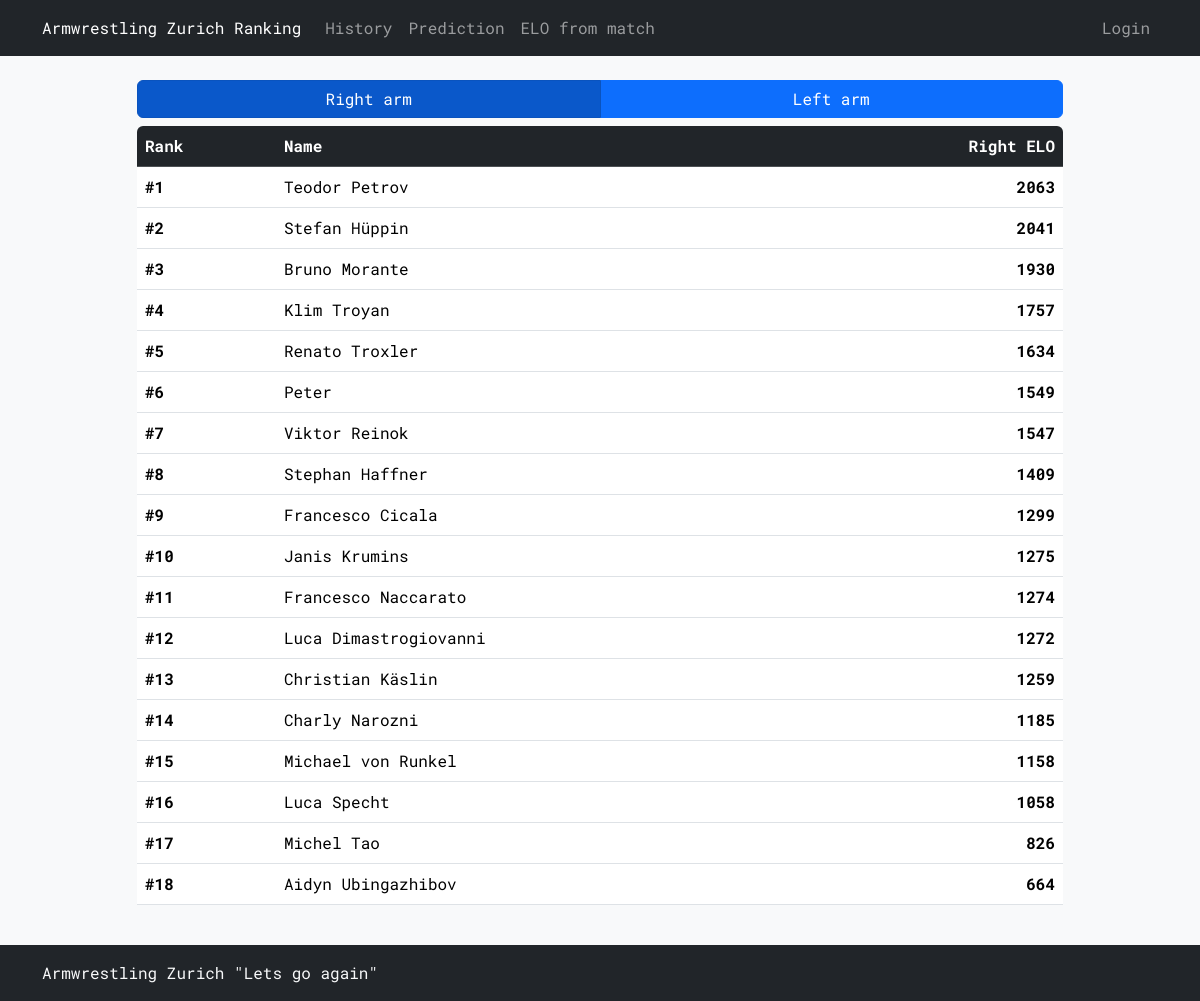
Before: / with the older database file.
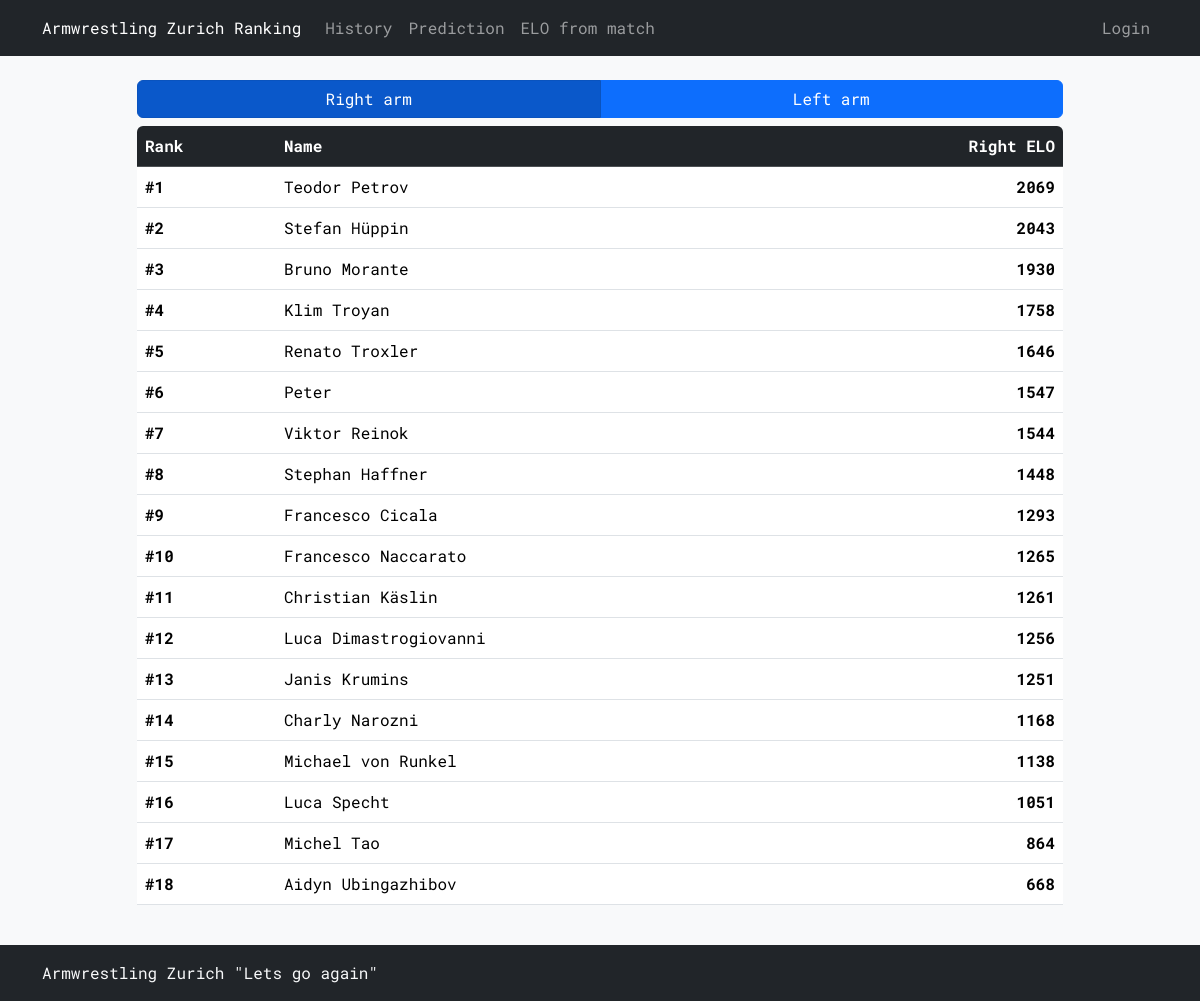
After: the same page with the newer database file.
### tables this page shows
CREATE TABLE armwrestlers (
    name TEXT PRIMARY KEY,
    right_elo INTEGER NOT NULL,
    left_elo INTEGER NOT NULL
);

### armelo_app.py (the view)
@app.route("/")
@app.route("/<arm>")
def ranking(arm='right'):
    order_by = 'right_elo' if arm == 'right' else 'left_elo'
    armwrestlers = db_execute(f'SELECT DENSE_RANK() OVER (ORDER BY {order_by} DESC) AS rank, name, {order_by} FROM armwrestlers')
    username = session.get('username')
    return render_template('ranking.html', armwrestlers=armwrestlers, username=username, arm=arm)

### armelo_app.py (called while the page is built)
def get_db():
    db = getattr(g, '_database', None)
    if db is None:
        db = g._database = sqlite3.connect(DATABASE)
    return db

def db_execute(query, *args):
    db = get_db()
    cur = db.cursor()
    cur.execute(query, args)
    if query.strip().upper().startswith("SELECT"):
        rv = cur.fetchall()
        cur.close()
        return rv
    else:
        db.commit()
        cur.close()

@app.context_processor
def inject_user():
    username = session.get('username')
    return dict(username=username)

### templates/ranking.html (shortened to what this page needs)
{% extends "layout.html" %}
{% block content %}
<div class="btn-group btn-group-toggle mb-2 w-100" data-toggle="buttons">
    <a href="{{ url_for('ranking', arm='right') }}"
       class="btn btn-primary w-50 {{ 'active' if arm == 'right' else '' }}" role="button" aria-pressed="{{ 'true' if arm == 'right' else 'false' }}">Right arm</a>
    <a href="{{ url_for('ranking', arm='left') }}"
       class="btn btn-primary w-50 {{ 'active' if arm == 'left' else '' }}" role="button" aria-pressed="{{ 'true' if arm == 'left' else 'false' }}">Left arm</a>
</div>
<div class="table-responsive rounded">
    <table class="table">
        <thead class="table-dark">
            <tr>
                <th style="width: 15%;">Rank</th>
                <th style="width: 30%;">Name</th>
                <th class="text-end text-nowrap">{{ "Right ELO" if arm == 'right' else "Left ELO" }}</th>
            </tr>
        </thead>
        <tbody>
            {% for armwrestler in armwrestlers %}
            <tr>
                <td><strong>#{{ armwrestler[0] }}</strong></td>
                <td>{{ armwrestler[1] }}</td>
                <td class="text-end"><strong>{{ armwrestler[2] }}</strong></td>
            </tr>
            {% endfor %}
        </tbody>
    </table>
</div>
{% endblock %}

### templates/layout.html (shortened to what this page needs)
<!doctype html>
<html lang="en">
    <head>
        <link href="https://cdn.jsdelivr.net/npm/bootstrap@5.3.3/dist/css/bootstrap.min.css" rel="stylesheet">
        <link href="/static/styles.css" rel="stylesheet">
    </head>
    <body class="bg-light">
        <nav class="navbar navbar-expand-xl navbar-dark bg-dark">
            <div class="container-md">
                <a class="navbar-brand fs-6" href="{{ url_for('ranking') }}">Armwrestling Zurich Ranking</a>
                <div class="collapse navbar-collapse" id="navbarNavAltMarkup">
                    <div class="navbar-nav">
                            <a class="nav-link text-nowrap" href="{{ url_for('history') }}">History</a>
                            <a class="nav-link text-nowrap" href="{{ url_for('prediction') }}">Prediction</a>
                            <a class="nav-link text-nowrap" href="{{ url_for('elo_from_match') }}">ELO from match</a>
                    </div>
                    <div class="navbar-nav ms-auto">
                        {% if username %}
                            <a class="nav-link disabled text-nowrap">{{ username }}</a>
                            <a class="nav-link text-nowrap" href="{{ url_for('logout') }}">Logout</a>
                        {% else %}
                            <a class="nav-link text-nowrap" href="{{ url_for('login') }}">Login</a>
                        {% endif %}
                    </div>
                </div>
            </div>
        </nav>
        <div class="container-sm">
            <div class="row justify-content-center my-4">
                <div class="col-sm-10">
                    {% block content %}{% endblock %}
                </div>
            </div>
        </div>
        <footer class="footer mt-auto py-3 bg-dark">
            <div class="container-md">
                <span class="text-light">Armwrestling Zurich "Lets go again"</span>
            </div>
        </footer>
    </body>
</html>

### static/styles.css (style rules this page uses)
* { font-family: 'Roboto Mono', monospace; }
html, body { height: 100%; scrollbar-width: none; -ms-overflow-style: none; }
body { display: flex; flex-direction: column; }

Changed rows visible on the page:
changed armwrestlers "Teodor Petrov": right_elo "2063" → "2069"
changed armwrestlers "Stefan Hüppin": right_elo "2041" → "2043"
changed armwrestlers "Klim Troyan": right_elo "1757" → "1758"
changed armwrestlers "Renato Troxler": right_elo "1634" → "1646"
changed armwrestlers "Peter": right_elo "1549" → "1547"
changed armwrestlers "Viktor Reinok": right_elo "1547" → "1544"
changed armwrestlers "Stephan Haffner": right_elo "1409" → "1448"
changed armwrestlers "Francesco Cicala": right_elo "1299" → "1293"
changed armwrestlers "Francesco Naccarato": armwrestler "11" → "10"; right_elo "1274" → "1265"; moves up the list
changed armwrestlers "Christian Käslin": armwrestler "13" → "11"; right_elo "1259" → "1261"; moves up the list
changed armwrestlers "Luca Dimastrogiovanni": right_elo "1272" → "1256"; moves down the list
changed armwrestlers "Janis Krumins": armwrestler "10" → "13"; right_elo "1275" → "1251"
changed armwrestlers "Charly Narozni": right_elo "1185" → "1168"
changed armwrestlers "Michael von Runkel": right_elo "1158" → "1138"
changed armwrestlers "Luca Specht": right_elo "1058" → "1051"
changed armwrestlers "Michel Tao": right_elo "826" → "864"
changed armwrestlers "Aidyn Ubingazhibov": right_elo "664" → "668"
